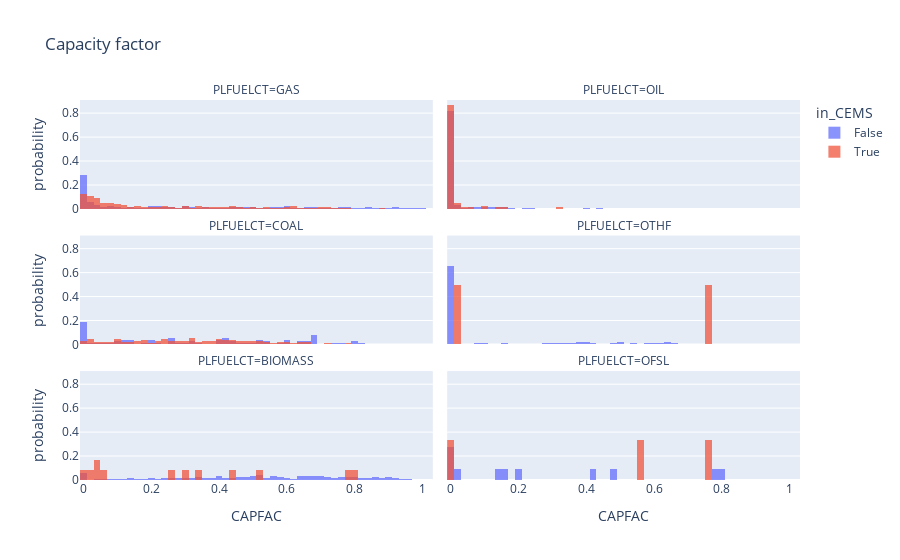

The notebook cell this image was saved under:
### Code cell
fig = px.histogram(egrid_plant, x="CAPFAC", color="in_CEMS", log_y=False, title="Capacity factor", histnorm='probability',
facet_col="PLFUELCT", facet_col_wrap=2)
# Overlay both histograms
fig.update_layout(barmode='overlay')
# Reduce opacity to see both histograms
fig.update_traces(opacity=0.75)

### Figure 1 — Plotly figure (JSON) as saved in the notebook; plotly's stock layout.template omitted (floating-point values rounded to 4 significant figures; data arrays with more than 128 entries replaced by an {"elided": "..."} marker saying what was removed)
{"data": [{"alignmentgroup": "True", "bingroup": "x", "histnorm": "probability", "hovertemplate": "in_CEMS=False<br>PLFUELCT=GAS<br>CAPFAC=%{x}<br>probability=%{y}<extra></extra>", "legendgroup": "False", "marker": {"color": "#636efa", "pattern": {"shape": ""}}, "name": "False", "offsetgroup": "False", "opacity": 0.75, "orientation": "v", "showlegend": true, "type": "histogram", "x": {"elided": "1190 float values"}, "xaxis": "x5", "yaxis": "y5"}, {"alignmentgroup": "True", "bingroup": "x", "histnorm": "probability", "hovertemplate": "in_CEMS=False<br>PLFUELCT=OIL<br>CAPFAC=%{x}<br>probability=%{y}<extra></extra>", "legendgroup": "False", "marker": {"color": "#636efa", "pattern": {"shape": ""}}, "name": "False", "offsetgroup": "False", "opacity": 0.75, "orientation": "v", "showlegend": false, "type": "histogram", "x": {"elided": "893 float values"}, "xaxis": "x6", "yaxis": "y6"}, {"alignmentgroup": "True", "bingroup": "x", "histnorm": "probability", "hovertemplate": "in_CEMS=False<br>PLFUELCT=COAL<br>CAPFAC=%{x}<br>probability=%{y}<extra></extra>", "legendgroup": "False", "marker": {"color": "#636efa", "pattern": {"shape": ""}}, "name": "False", "offsetgroup": "False", "opacity": 0.75, "orientation": "v", "showlegend": false, "type": "histogram", "x": {"elided": "151 float values"}, "xaxis": "x3", "yaxis": "y3"}, {"alignmentgroup": "True", "bingroup": "x", "histnorm": "probability", "hovertemplate": "in_CEMS=False<br>PLFUELCT=OTHF<br>CAPFAC=%{x}<br>probability=%{y}<extra></extra>", "legendgroup": "False", "marker": {"color": "#636efa", "pattern": {"shape": ""}}, "name": "False", "offsetgroup": "False", "opacity": 0.75, "orientation": "v", "showlegend": false, "type": "histogram", "x": {"elided": "268 float values"}, "xaxis": "x4", "yaxis": "y4"}, {"alignmentgroup": "True", "bingroup": "x", "histnorm": "probability", "hovertemplate": "in_CEMS=False<br>PLFUELCT=BIOMASS<br>CAPFAC=%{x}<br>probability=%{y}<extra></extra>", "legendgroup": "False", "marker": {"color": "#636efa", "pattern": {"shape": ""}}, "name": "False", "offsetgroup": "False", "opacity": 0.75, "orientation": "v", "showlegend": false, "type": "histogram", "x": {"elided": "748 float values"}, "xaxis": "x", "yaxis": "y"}, {"alignmentgroup": "True", "bingroup": "x", "histnorm": "probability", "hovertemplate": "in_CEMS=False<br>PLFUELCT=OFSL<br>CAPFAC=%{x}<br>probability=%{y}<extra></extra>", "legendgroup": "False", "marker": {"color": "#636efa", "pattern": {"shape": ""}}, "name": "False", "offsetgroup": "False", "opacity": 0.75, "orientation": "v", "showlegend": false, "type": "histogram", "x": [0.01562, 0, null, null, 0.7986, 0.7815, null, 0.4726, 0, 0.00464, null, 0.1457, 0.1945, null, 0.4218, 0.1606], "xaxis": "x2", "yaxis": "y2"}, {"alignmentgroup": "True", "bingroup": "x", "histnorm": "probability", "hovertemplate": "in_CEMS=True<br>PLFUELCT=GAS<br>CAPFAC=%{x}<br>probability=%{y}<extra></extra>", "legendgroup": "True", "marker": {"color": "#EF553B", "pattern": {"shape": ""}}, "name": "True", "offsetgroup": "True", "opacity": 0.75, "orientation": "v", "showlegend": true, "type": "histogram", "x": {"elided": "928 float values"}, "xaxis": "x5", "yaxis": "y5"}, {"alignmentgroup": "True", "bingroup": "x", "histnorm": "probability", "hovertemplate": "in_CEMS=True<br>PLFUELCT=OIL<br>CAPFAC=%{x}<br>probability=%{y}<extra></extra>", "legendgroup": "True", "marker": {"color": "#EF553B", "pattern": {"shape": ""}}, "name": "True", "offsetgroup": "True", "opacity": 0.75, "orientation": "v", "showlegend": false, "type": "histogram", "x": [0.00057, 0.00092, 0, 0.00086, 0.0019, 0.00274, 0, 0.00156, 0.00107, 0.00086, 0.0009, 0, 0, 0.0282, 0.1626, 0, 0.00275, 0, 0.00037, 0.00012, 0.00026, 0, 0.00084, 0, 0.00091, 0.3247, 0.1485, 0.00057, 0.00199, 0.00043, 0.00096, 0.00071, 0.00087, 0, 0.0014, 0.0016, 0.00479, 0.0016, 0.00096, 0.0001, 0.00011, 0.00066, 0.00055, 0.00148, 0.09972, 0.00221, 0, 0.00215, 0.00134, 0.00138, 0.0032, 0.00456, 0.00434, 0.00774, 0.00043, 0.00185, 0.0669, 0.00044, 0.00266, 0.1094, 0.00947, 0.00037, 0.00136, 0.00999, 0.04076, 0.01746, 0.00347, 0, 0.01448, 0.00021, 0.02022, 0.00741, 0.00023, 0.00463, 7e-05, 0, 0.00677, 0.00201, 0.00545, 0.0006, 0.00235], "xaxis": "x6", "yaxis": "y6"}, {"alignmentgroup": "True", "bingroup": "x", "histnorm": "probability", "hovertemplate": "in_CEMS=True<br>PLFUELCT=COAL<br>CAPFAC=%{x}<br>probability=%{y}<extra></extra>", "legendgroup": "True", "marker": {"color": "#EF553B", "pattern": {"shape": ""}}, "name": "True", "offsetgroup": "True", "opacity": 0.75, "orientation": "v", "showlegend": false, "type": "histogram", "x": {"elided": "216 float values"}, "xaxis": "x3", "yaxis": "y3"}, {"alignmentgroup": "True", "bingroup": "x", "histnorm": "probability", "hovertemplate": "in_CEMS=True<br>PLFUELCT=OTHF<br>CAPFAC=%{x}<br>probability=%{y}<extra></extra>", "legendgroup": "True", "marker": {"color": "#EF553B", "pattern": {"shape": ""}}, "name": "True", "offsetgroup": "True", "opacity": 0.75, "orientation": "v", "showlegend": false, "type": "histogram", "x": [0.7615, 0.02395], "xaxis": "x4", "yaxis": "y4"}, {"alignmentgroup": "True", "bingroup": "x", "histnorm": "probability", "hovertemplate": "in_CEMS=True<br>PLFUELCT=BIOMASS<br>CAPFAC=%{x}<br>probability=%{y}<extra></extra>", "legendgroup": "True", "marker": {"color": "#EF553B", "pattern": {"shape": ""}}, "name": "True", "offsetgroup": "True", "opacity": 0.75, "orientation": "v", "showlegend": false, "type": "histogram", "x": [0.8003, 0.3488, 0.04898, 0.06439, 0.2608, 0.5218, 0.7835, 0.01558, 0.00585, 0.4407, 0.2973, 0.0344], "xaxis": "x", "yaxis": "y"}, {"alignmentgroup": "True", "bingroup": "x", "histnorm": "probability", "hovertemplate": "in_CEMS=True<br>PLFUELCT=OFSL<br>CAPFAC=%{x}<br>probability=%{y}<extra></extra>", "legendgroup": "True", "marker": {"color": "#EF553B", "pattern": {"shape": ""}}, "name": "True", "offsetgroup": "True", "opacity": 0.75, "orientation": "v", "showlegend": false, "type": "histogram", "x": [0.7572, 0, 0.5666], "xaxis": "x2", "yaxis": "y2"}], "layout": {"annotations": [{"font": {}, "showarrow": false, "text": "PLFUELCT=BIOMASS", "x": 0.245, "xanchor": "center", "xref": "paper", "y": 0.2867, "yanchor": "bottom", "yref": "paper"}, {"font": {}, "showarrow": false, "text": "PLFUELCT=OFSL", "x": 0.755, "xanchor": "center", "xref": "paper", "y": 0.2867, "yanchor": "bottom", "yref": "paper"}, {"font": {}, "showarrow": false, "text": "PLFUELCT=COAL", "x": 0.245, "xanchor": "center", "xref": "paper", "y": 0.6433, "yanchor": "bottom", "yref": "paper"}, {"font": {}, "showarrow": false, "text": "PLFUELCT=OTHF", "x": 0.755, "xanchor": "center", "xref": "paper", "y": 0.6433, "yanchor": "bottom", "yref": "paper"}, {"font": {}, "showarrow": false, "text": "PLFUELCT=GAS", "x": 0.245, "xanchor": "center", "xref": "paper", "y": 1.0, "yanchor": "bottom", "yref": "paper"}, {"font": {}, "showarrow": false, "text": "PLFUELCT=OIL", "x": 0.755, "xanchor": "center", "xref": "paper", "y": 1.0, "yanchor": "bottom", "yref": "paper"}], "barmode": "overlay", "legend": {"title": {"text": "in_CEMS"}, "tracegroupgap": 0}, "title": {"text": "Capacity factor"}, "xaxis": {"anchor": "y", "domain": [0, 0.49], "title": {"text": "CAPFAC"}}, "xaxis2": {"anchor": "y2", "domain": [0.51, 1], "matches": "x", "title": {"text": "CAPFAC"}}, "xaxis3": {"anchor": "y3", "domain": [0, 0.49], "matches": "x", "showticklabels": false}, "xaxis4": {"anchor": "y4", "domain": [0.51, 1], "matches": "x", "showticklabels": false}, "xaxis5": {"anchor": "y5", "domain": [0, 0.49], "matches": "x", "showticklabels": false}, "xaxis6": {"anchor": "y6", "domain": [0.51, 1], "matches": "x", "showticklabels": false}, "yaxis": {"anchor": "x", "domain": [0, 0.2867], "title": {"text": "probability"}}, "yaxis2": {"anchor": "x2", "domain": [0, 0.2867], "matches": "y", "showticklabels": false}, "yaxis3": {"anchor": "x3", "domain": [0.3567, 0.6433], "matches": "y", "title": {"text": "probability"}}, "yaxis4": {"anchor": "x4", "domain": [0.3567, 0.6433], "matches": "y", "showticklabels": false}, "yaxis5": {"anchor": "x5", "domain": [0.7133, 1.0], "matches": "y", "title": {"text": "probability"}}, "yaxis6": {"anchor": "x6", "domain": [0.7133, 1.0], "matches": "y", "showticklabels": false}}}
